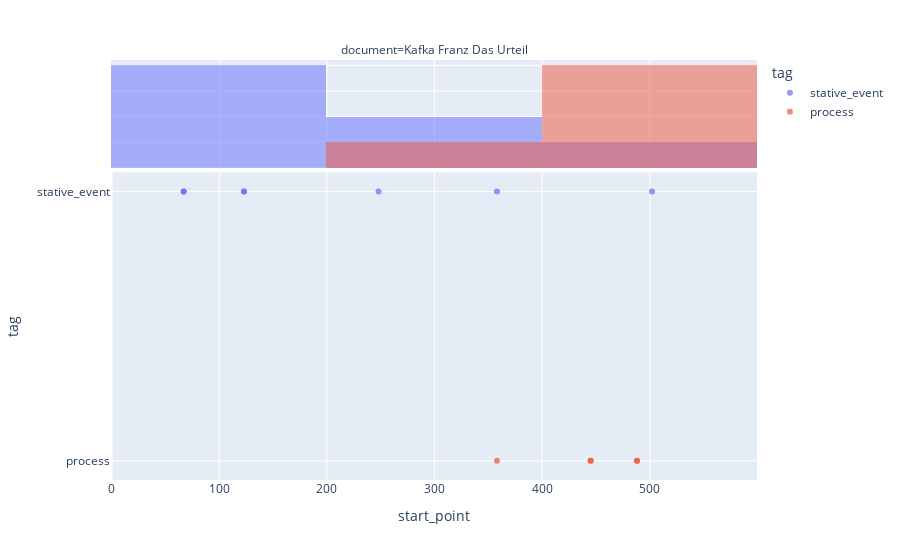

Notebook cell for this chart:
### Code cell
my_project.plot_interactive(color_col='tag')

### Figure 1 — Plotly figure (JSON) as saved in the notebook; plotly's stock layout.template omitted (floating-point values rounded to 4 significant figures)
{"data": [{"customdata": [["<I><br>Es war an einem Sonntagvormittag im schönsten Frühjahr.<br></I>", ["no"], ["no"], ["nan"], ["nan"]], ["<I><br>Georg Bendemann, ein junger Kaufmann, saß in seinem Privatzimmer im<br>ersten Stock eines der niedrigen, leichtgebauten Häuser, die entlang des<br>Flusses in einer langen Reihe, fast nur in der Höhe<br>und Färbung unterschieden, sich hinzogen<br></I>", ["no"], ["no"], ["nan"], ["nan"]], ["<I><br>Er hatte gerade einen Brief an einen sich im Ausland<br>befindenden Jugendfreund beendet<br></I>", ["no"], ["no"], ["nan"], ["nan"]], ["<I><br>den Ellbogen auf den Schreibtisch gestützt<br></I>", ["no"], ["no"], ["nan"], ["nan"]], ["<I><br>Es war an einem Sonntagvormittag im schönsten Frühjahr.<br></I>", ["no"], ["no"], ["nan"], ["nan"]], ["<I><br>Georg Bendemann, ein junger Kaufmann, saß in seinem Privatzimmer im<br>ersten Stock eines der niedrigen, leichtgebauten Häuser<br></I>", ["no"], ["no"], ["nan"], ["nan"]], ["<I><br>die entlang des Flusses in einer langen Reihe, fast nur<br>in der Höhe und Färbung unterschieden, sich hinzogen<br></I>", ["no"], ["no"], ["nan"], ["nan"]]], "hovertemplate": "tag=%{y}<br>document=Kafka Franz Das Urteil<br>start_point=%{x}<br>ANNOTATION=%{customdata[0]}<br>prop:unpredictable=%{customdata[1]}<br>prop:mental=%{customdata[2]}<br>prop:persistent=%{customdata[3]}<br>prop:intentional=%{customdata[4]}<extra></extra>", "legendgroup": "stative_event", "marker": {"color": "#636efa", "opacity": 0.7, "symbol": "circle"}, "mode": "markers", "name": "stative_event", "orientation": "v", "showlegend": true, "type": "scatter", "x": [67, 123, 358, 502, 67, 123, 248], "xaxis": "x", "y": ["stative_event", "stative_event", "stative_event", "stative_event", "stative_event", "stative_event", "stative_event"], "yaxis": "y"}, {"alignmentgroup": "True", "bingroup": "x", "hovertemplate": "tag=stative_event<br>document=Kafka Franz Das Urteil<br>start_point=%{x}<br>count=%{y}<extra></extra>", "legendgroup": "stative_event", "marker": {"color": "#636efa"}, "name": "stative_event", "offsetgroup": "stative_event", "opacity": 0.5, "showlegend": false, "type": "histogram", "x": [67, 123, 358, 502, 67, 123, 248], "xaxis": "x2", "yaxis": "y2"}, {"customdata": [["<I><br>verschloß ihn in spielerischer Langsamkeit<br></I>", ["no"], ["no"], ["no"], ["no"]], ["<I><br>und sah dann aus dem Fenster auf den Fluß, die<br>Brücke und die Anhöhen am anderen Ufer mit ihrem schwachen<br>Grün<br></I>", ["no"], ["yes"], ["no"], ["yes"]], ["<I><br>Er hatte gerade einen Brief an einen sich im Ausland<br>befindenden Jugendfreund beendet<br></I>", ["no"], ["no"], ["yes"], ["yes"]], ["<I><br>verschloß ihn in spielerischer Langsamkeit<br></I>", ["no"], ["no"], ["no"], ["yes"]], ["<I><br>und sah dann, den Ellbogen auf den Schreibtisch gestützt, aus<br>dem Fenster auf den Fluß, die Brücke und die Anhöhen<br>am anderen Ufer mit ihrem schwachen Grün<br></I>", ["no"], ["yes"], ["no"], ["yes"]]], "hovertemplate": "tag=%{y}<br>document=Kafka Franz Das Urteil<br>start_point=%{x}<br>ANNOTATION=%{customdata[0]}<br>prop:unpredictable=%{customdata[1]}<br>prop:mental=%{customdata[2]}<br>prop:persistent=%{customdata[3]}<br>prop:intentional=%{customdata[4]}<extra></extra>", "legendgroup": "process", "marker": {"color": "#EF553B", "opacity": 0.7, "symbol": "circle"}, "mode": "markers", "name": "process", "orientation": "v", "showlegend": true, "type": "scatter", "x": [445, 488, 358, 445, 488], "xaxis": "x", "y": ["process", "process", "process", "process", "process"], "yaxis": "y"}, {"alignmentgroup": "True", "bingroup": "x", "hovertemplate": "tag=process<br>document=Kafka Franz Das Urteil<br>start_point=%{x}<br>count=%{y}<extra></extra>", "legendgroup": "process", "marker": {"color": "#EF553B"}, "name": "process", "offsetgroup": "process", "opacity": 0.5, "showlegend": false, "type": "histogram", "x": [445, 488, 358, 445, 488], "xaxis": "x2", "yaxis": "y2"}], "layout": {"annotations": [{"font": {}, "showarrow": false, "text": "document=Kafka Franz Das Urteil", "x": 0.5, "xanchor": "center", "xref": "paper", "y": 1, "yanchor": "bottom", "yref": "paper"}], "barmode": "overlay", "legend": {"title": {"text": "tag"}, "tracegroupgap": 0}, "margin": {"t": 60}, "xaxis": {"anchor": "y", "domain": [0, 1], "title": {"text": "start_point"}}, "xaxis2": {"anchor": "y2", "domain": [0, 1], "matches": "x", "showgrid": true, "showticklabels": false}, "yaxis": {"anchor": "x", "categoryarray": ["process", "stative_event"], "categoryorder": "array", "domain": [0, 0.7326], "title": {"text": "tag"}}, "yaxis2": {"anchor": "x2", "categoryarray": ["process", "stative_event"], "categoryorder": "array", "domain": [0.7426, 1], "matches": "y2", "showgrid": true, "showline": false, "showticklabels": false, "ticks": ""}}}
